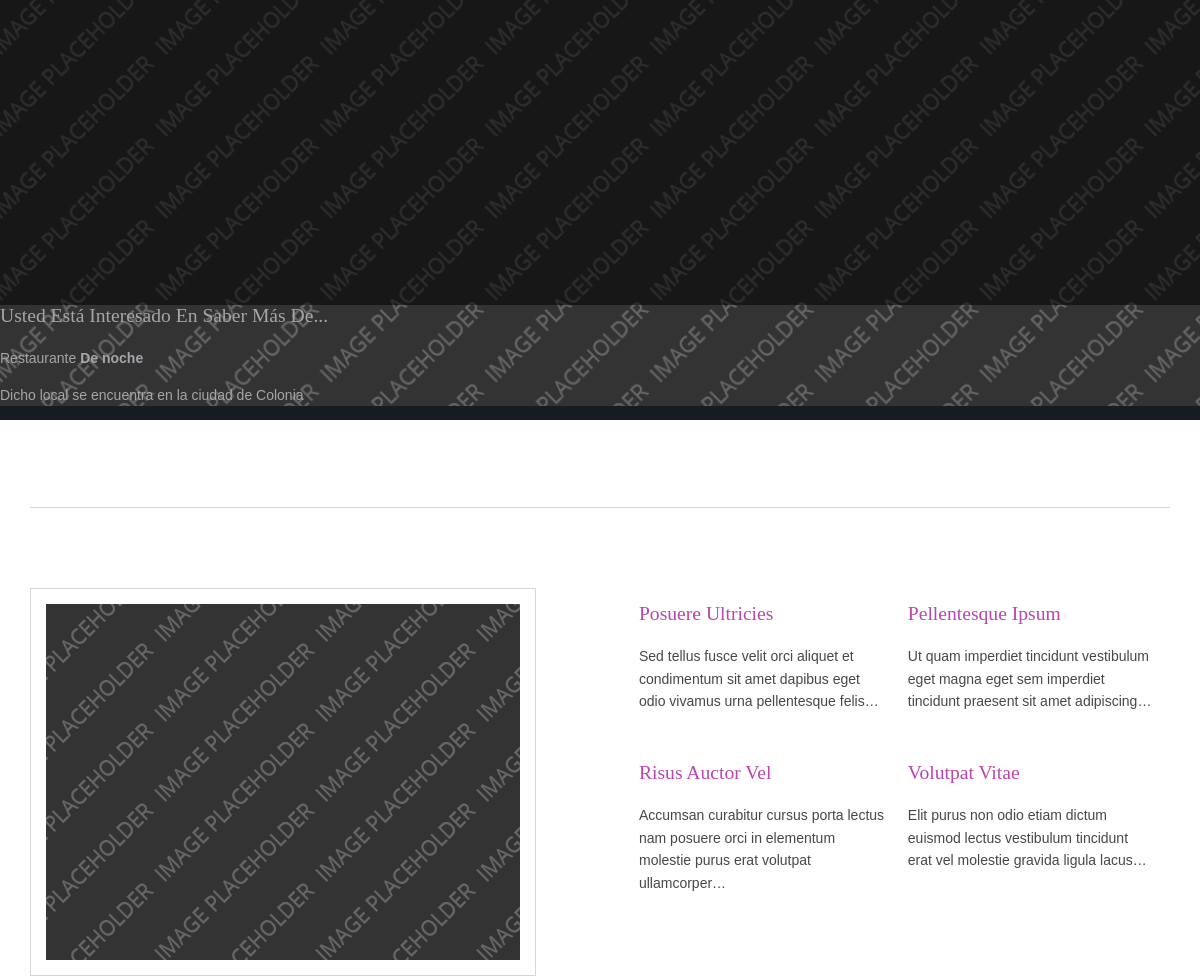
Page /gestion_cultural/detalle-gastronomia/7 (middle part) on the earlier database version.
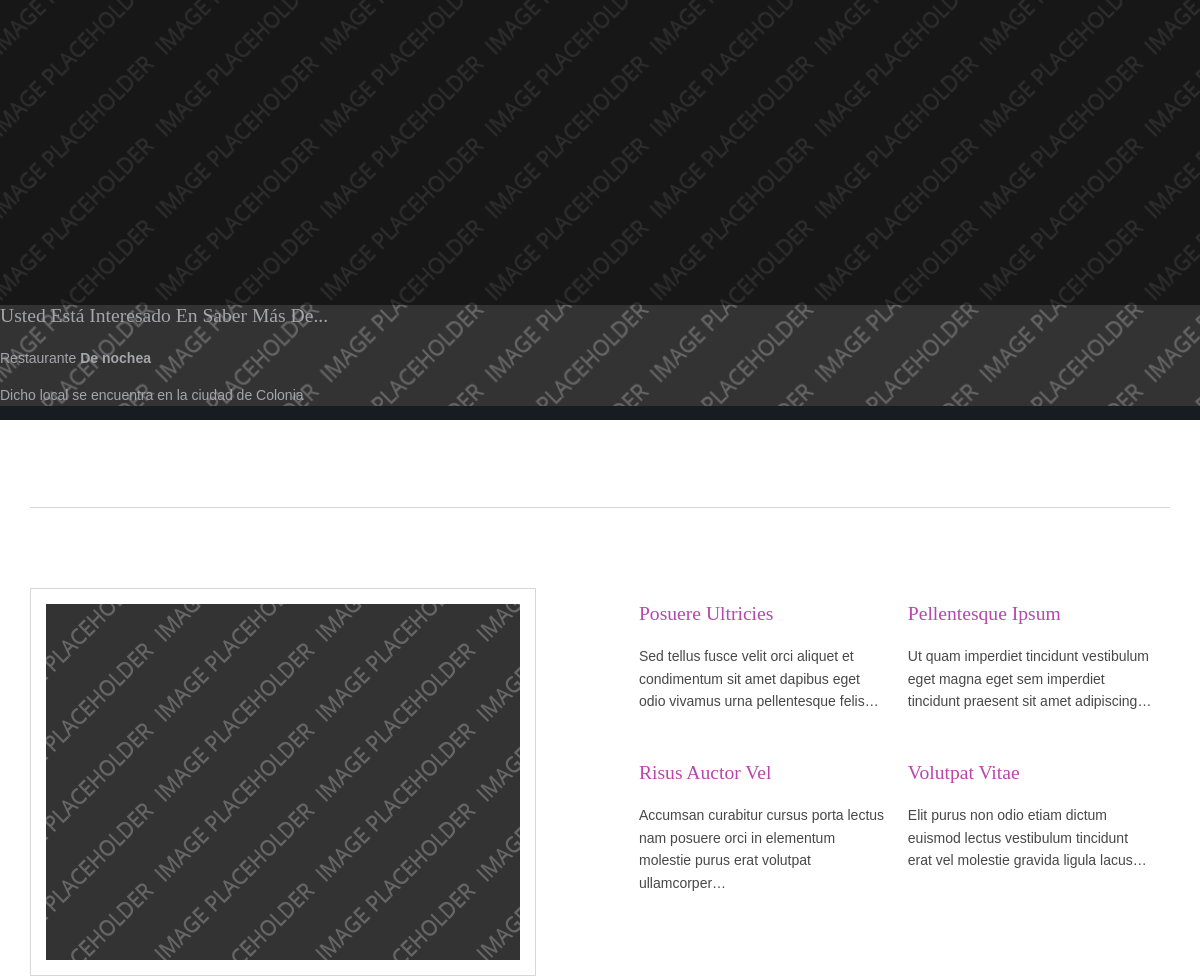
Same page on the later database version.
### AppGestiondeCultura/models.py (models this page shows, shortened)
class Gastronomia (models.Model):
    nombre = models.CharField (max_length=35)
    localidad = models.CharField (max_length=50)
    testeado = models.BooleanField(null=True)
    telefono = models.IntegerField(null=True)

### AppGestiondeCultura/views.py (the view)
# urls.py: path('detalle-gastronomia/<pk>', GastronomiaDetail.as_view(), name='DetalleGastronomia'),
class GastronomiaDetail(DetailView):
    model = Gastronomia
    template_name = 'gastronomia_detail.html'
    context_object_name = 'local_comida'

### AppGestiondeCultura/templates/gastronomia_detail.html (shortened to what this page needs)
{% extends 'padre.html' %}
{%block ContenidoVariable %}
    <div class="overlay">
        <div id="pageintro" class="hoc clear">
        </div>
    </div>
<h4> Usted está interesado en saber más de... </h4>
    <p> Restaurante <strong>{{local_comida.nombre}} </strong></p>
    <p>Dicho local se encuentra en la ciudad de {{local_comida.localidad}}</p>
{%endblock ContenidoVariable %}

Differences in the rows shown:
changed Gastronomia "Colonia": nombre "De noche" → "De nochea"
